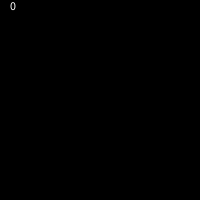
Frame 1 (no input)
Frame 60 (the mouse pressed at the canvas centre just before this capture): identical to frame 1, image omitted
Frame 120 (the mouse held since frame 60 and released just before this capture): identical to frame 1, image omitted

The Processing sketch that drew this single still picture (run headless with seeded random() and noise(); from frame 60 on, the mouse is pressed at the canvas centre):

// Processing sketch: day06_scope_error_example
// ── day06_scope_error_example.pde
int counter;

void setup()
{
  size(200,200);
}

void draw(){
  int counter = 0;
  background(0);
  text(counter, 10, 10);
  
  
}

void mouseReleased()
{
  counter++;
}
